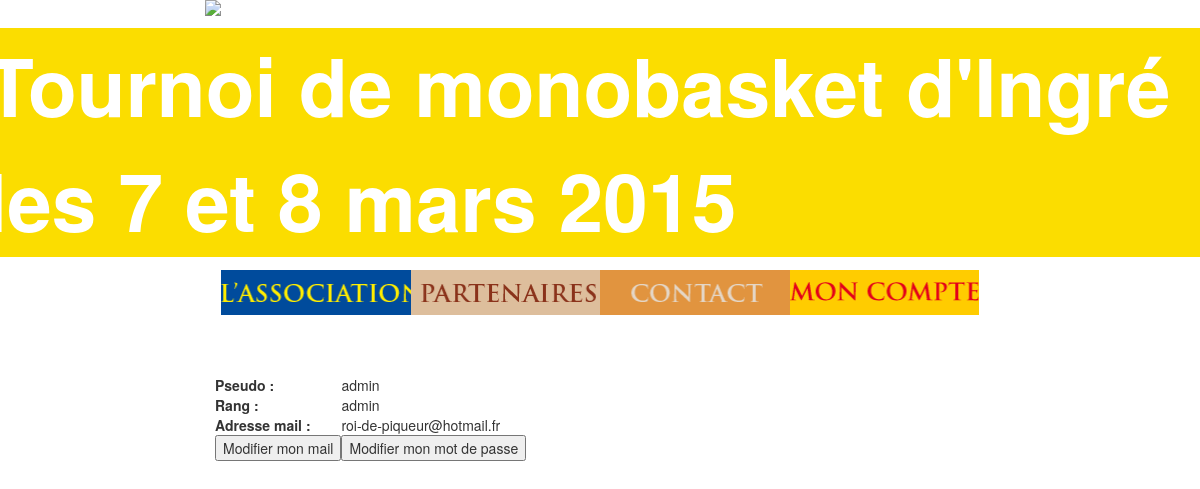
The app's page /page/monprofil.php (signed in) with its own data.
### tables this page shows
CREATE TABLE `utilisateur` (
  `pseudo` varchar(30) NOT NULL,
  `mdp` text NOT NULL,
  `homme` tinyint(1) NOT NULL,
  `rang` varchar(20) NOT NULL,
  `mail` varchar(250) NOT NULL,
  `generate_cle` text NOT NULL,
  `derniereconnexion` datetime NOT NULL
);

### manager/MainManager.php (called while the page is built, shortened)
<?php
	class MainManager{
		public function setDb(PDO $db){
			$this->_db = $db;
		}
	}
?>

### manager/UtilisateurManager.php (called while the page is built, shortened)
<?php
	require_once('MainManager.php');
	include('/../model/Utilisateur.php');
	class UtilisateurManager extends MainManager{
		public function searchUtilisateur($pseudo){
			$q = $this->_db->prepare("SELECT * FROM utilisateur WHERE pseudo=:pseudo;");
			$q->bindValue(':pseudo', $pseudo, PDO::PARAM_STR);
			$q->execute();
			$donnees = $q->fetch(PDO::FETCH_ASSOC);
			$utilisateur = new Utilisateur();
			if (!empty($donnees)){
				$utilisateur->hydrate($donnees);
			}
			return $utilisateur;
		}
	}
?>

### model/Utilisateur.php (called while the page is built, shortened)
<?php
	class Utilisateur{
		private $_pseudo;
		private $_rang;
		private $_mail;
		public function hydrate(array $donnees){
			foreach ($donnees as $key => $value){
				$method = 'set'.ucfirst($key);
			}
		}
		public function getPseudo(){
			return $this->_pseudo;
		}
		public function getRang(){
			return $this->_rang;
		}
		public function getMail(){
			return $this->_mail;
		}
		public function setPseudo($pseudo){
			if (is_string($pseudo)){
				$this->_pseudo = $pseudo;
			}
		}
		public function setRang($rang){
			if (is_string($rang)){
				$this->_rang = $rang;
			}
		}
		public function setMail($mail){
			if (is_string($mail)){
				$this->_mail = $mail;
			}
		}
	}
?>

### page/monprofil.php (the view, shortened to what this page needs)
<!DOCTYPE html>
<html>
<head>
	<link rel="stylesheet" type="text/css" href="../css/bootstrap.css">
	<link rel="stylesheet" type="text/css" href="../css/style_menu.css">
	<link rel="stylesheet" type="text/css" href="../css/style_connexion.css">
</head>
<body>
<?php include("squelettePage/menu.php");
	echo '<div id="mainDiv" class= "col-md-8 col-md-offset-2">';
	include ("../manager/UtilisateurManager.php");
	$utilisateurManager = new UtilisateurManager();
	if(isset($_SESSION['pseudo'])){
		$utilisateur = $utilisateurManager -> searchUtilisateur($_SESSION['pseudo']);
		if(!isset($_POST['modifierprofil'])&&!isset($_POST['modifiermdp'])){
			echo '<table class="monprofil"><tr><td><b>Pseudo :</b></td><td>'.$utilisateur->getPseudo().'</td></tr>';
			echo '<tr><td><b>Rang :</b></td><td>'.$utilisateur->getRang().'</td></tr>';
			echo '<tr><td><b>Adresse mail :</b></td><td>'.$utilisateur->getMail().'</td></tr>';
			echo '<tr><td><form method="POST" action="monprofil.php"><input type="hidden" name="modifierprofil" value="true"/><input type="submit" value="Modifier mon mail"/></form></td>';
			echo '<td><form method="POST" action="monprofil.php"><input type="hidden" name="modifiermdp" value="true"/><input type="submit" value="Modifier mon mot de passe"/></form></td></tr></table>';
		}
	} else {
		echo 'Vous devez vous connecter pour accéder à cette page';
	}
?>
</div>
</body>
</html>

### css/style_menu.css (style rules this page uses)
body { background-image: url("../image/design/fondecran/fond_accueil.png"); background-size: 100%; }

### css/style_connexion.css (style rules this page uses)
body { background-image: url("../image/design/fondecran/fond_connexion.png"); background-size: 100%; }
#mainDiv { margin-top: 3%; }

### records on screen
utilisateur: pseudo "admin", rang "admin", mail "roi-de-piqueur@hotmail.fr"
